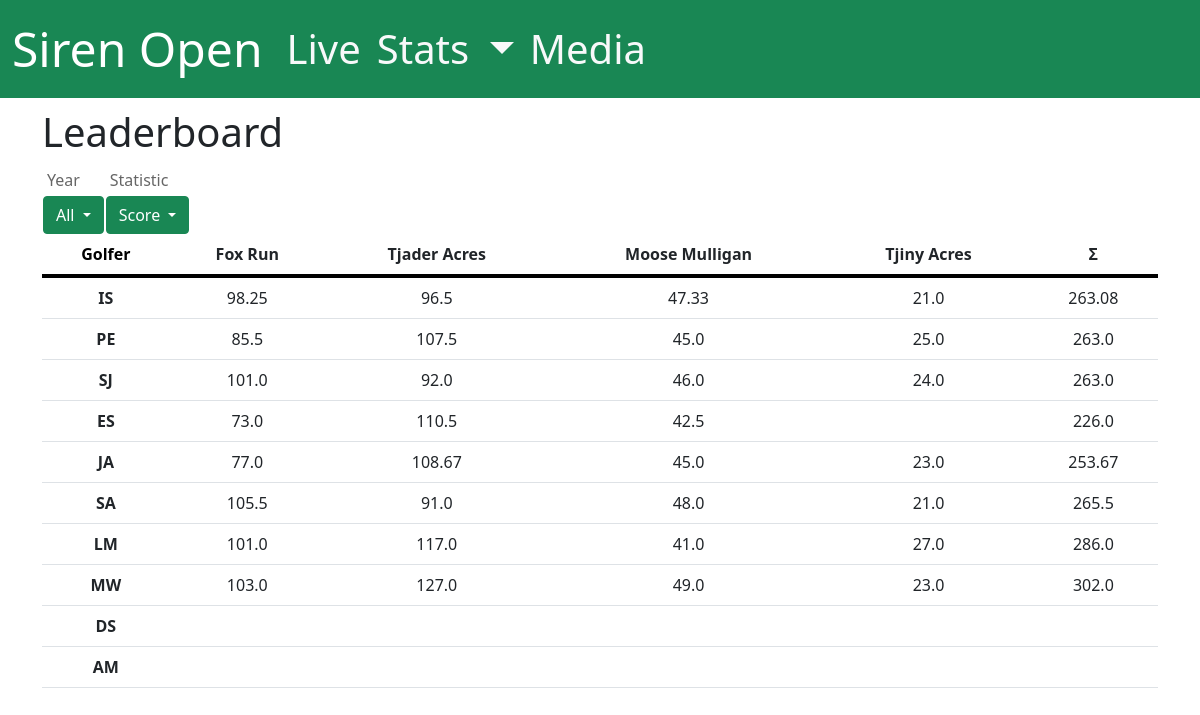
/stats/leaderboard, run on the app's committed database.
### app/models.py (models this page shows, shortened)
class Course(db.Model):
    __tablename__ = 'course'
    id = mapped_column(Integer, primary_key=True)
    name = mapped_column(String(255), nullable=False)
    layouts = relationship("Layout", backref="course")

### app/routes/stats.py (the view)
@app.route('/stats/leaderboard', methods=['GET', 'POST'])
def stats_leaderboard():
    return render_leaderboard(params=request.args.to_dict())

### app/handlers/stats.py (called while the page is built, shortened)
def build_filter_buttons(
    year:int=False,
    course:str=False,
    golfer:bool=False,
    statistic:str=False,
    include_all_years:bool=False,
    include_all_courses:bool=False,
    include_all_golfers:bool=False,
):
    prefix = '<div style="display: flex;" id="filters">\n'
    suffix = '\n</div>'
    output = []
    if year is not False:
        output.append(render_template(
            'stats/year_dropdown.html',
            years=sorted([t.year for t in db.session.query(Tournament).all()])[::-1],
            year=year,
            include_all_years=include_all_years
        ))
    if statistic is not False:
        output.append(render_template(
            'stats/statistic_dropdown.html',
            statistics_dict=STATISTICS,
            statistic_key=statistic        ))
    return prefix + '\n'.join(output) + suffix

def render_leaderboard(params: dict = {}):
    year = params.get('year')
    statistic_key = params.get('statistic', 'score')
    filter_buttons = build_filter_buttons(year=year, statistic=statistic_key, include_all_years=True)
    objects = db.session.query(Round)
    if year: objects = objects.join(Tournament).filter(Tournament.year == year)
    objects = objects.all()
    table = build_table(
        table_id='stats-leaderboard',
        objects=objects,
        row_attrs=['golfer', 'name'],
        col_attrs=['layout', 'course', 'name'],
        year=year,
        statistic_key=statistic_key,
        total_column=True
    )
    return render_template(
        'stats/leaderboard.html',
        filter_buttons=filter_buttons,
        table=table
    )

### app/models.py (called while the page is built)
    def is_completed(self):
        if len(self.scores) == 0:
            return self._total_score is not None
        else:
            return all([s.score for s in self.scores])

    def get_statistic(self, statistic:str):
        if not self.is_completed():
            return
        match statistic:
            case 'score':
                return self._get_score()
            case 'score-to-par':
                return self._get_score_to_par()
            case 'strokes-gained':
                return self._get_strokes_gained()
            case 'z-score':
                return self._get_z_score()

    def _get_score(self):
        if len(self.scores) == 0:
            return self._total_score
        else:
            return sum([s.score for s in self.scores])

### app/templates/stats/year_dropdown.html (shortened to what this page needs)
<div class="dropdown" style="padding-left: 1px; padding-right: 1px;">
    <span class="label-above">Year</span>
    <button class="btn btn-success dropdown-toggle filter-button" type="button" data-bs-toggle="dropdown"
        aria-expanded="false" id="year-dropdown" data-key="{{ year or ''}}">
        {{ year or 'All' }}
    </button>
</div>

### app/templates/table.html (shortened to what this page needs)
<div class="scrollable-table-container">
    <table class="table table-md table-equal-cells scrollable-table" id="{{ table_id }}">
        <thead>
            <tr>
                <th data-sort="string">{{ top_left }}</th>
                {% for c in columns %}
                <th data-sort="numeric">{{ c }}</th>
                {% endfor %}
            </tr>
        </thead>
        <tbody>
            {% for r in rows %}
            <tr>
                <td style="font-weight: bold;">{{ r }}</td>
                {% for c in columns %}
                <td>{{ data[r][c] }}</td>
                {% endfor %}
            </tr>
            {% endfor %}
        </tbody>
    </table>
</div>

### app/static/css/style.css (style rules this page uses)
.scrollable-table-container { overflow: auto; }
.scrollable-table { text-align: center; overflow-x: auto; font-size: medium; }
.scrollable-table th { border-bottom: 4px solid #000; }

### app/static/css/stats.css (style rules this page uses)
.label-above { display: block; font-size: 1.0rem; color: #666; margin-top: 0.25rem; margin-bottom: 0.25rem; margin-left: 0.25rem; }
th.sorted { font-weight: bolder; color: rgb(0, 0, 0); }
.filter-button { overflow: hidden; text-overflow: ellipsis; white-space: nowrap; font-size: medium; }

### data on the page
Course: name "Fox Run", name "98.25", name "85.5", name "101.0", name "73.0", name "77.0", name "105.5", name "103.0"
Course: name "Tjader Acres", name "96.5", name "107.5", name "92.0", name "110.5", name "108.67", name "91.0", name "117.0", name "127.0"
Course: name "Moose Mulligan", name "47.33", name "45.0", name "46.0", name "42.5", name "48.0", name "41.0", name "49.0"
Course: name "Tjiny Acres", name "21.0", name "25.0", name "24.0", name "23.0", name "27.0"

### other printed values
{{ year or 'All' }} "All"
{{ statistics_dict[statistic_key]['label'] }} "Score"
{{ top_left }} "Golfer"
{{ c }} "Σ"
{{ r }} "IS" "PE" "SJ" "ES" "JA" "SA" "LM" "MW" "DS" "AM"
{{ data[r][c] }} "263.08" "263.0" "263.0" "226.0" "253.67" "265.5" "286.0" "302.0"
